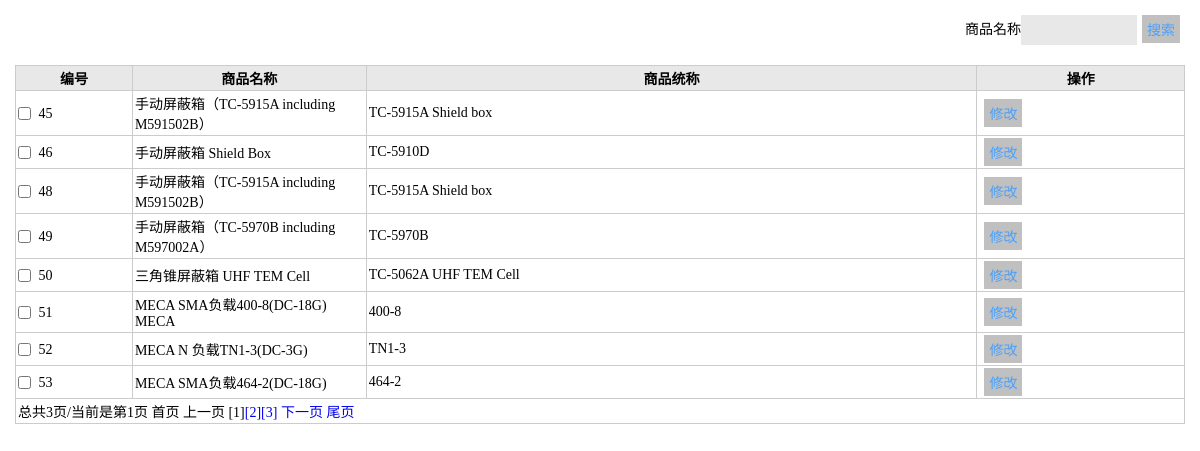
The app's page /admin/listModels.php (signed in) with its own data.
### tables this page shows
CREATE TABLE `product` (
  `id` int(10) unsigned NOT NULL AUTO_INCREMENT,
  `pName` varchar(50) NOT NULL COMMENT '商品中文名称',
  `pSn` varchar(50) NOT NULL COMMENT '商品英文名称',
  `pNum` varchar(50) NOT NULL COMMENT '商品型号',
  `rePNum` varchar(100) DEFAULT NULL COMMENT '关联商品型号',
  `price` decimal(10,2) NOT NULL COMMENT '价格',
  `pAbstract` text COMMENT '商品简介',
  `pDesc` text COMMENT '描述',
  `pStandard` text COMMENT '商品规格参数',
  `pubTime` int(10) unsigned NOT NULL COMMENT '发布时间',
  `pShow` smallint(5) DEFAULT '0' COMMENT '展示商品编号(1-2)',
  `pRecommend` smallint(5) DEFAULT '0' COMMENT '推荐商品编号(1-16)',
  `small_cId` smallint(5) unsigned NOT NULL COMMENT '商品小类id',
  `big_cId` smallint(5) unsigned NOT NULL COMMENT '商品大类id',
  `bra_cId` smallint(5) unsigned NOT NULL COMMENT '品牌分类id',
  PRIMARY KEY (`id`)
);

### lib/mysql.func.php (called while the page is built, shortened)
<?php
function fetchAll($sql,$result_type=MYSQL_ASSOC){
	$result=mysql_query($sql);
	while(@$row=mysql_fetch_array($result,$result_type)){
		$rows[]=$row;
	}
	return $rows;
}
function getResultNum($sql){
	$result=mysql_query($sql);
	return mysql_num_rows($result);
}

### admin/listModels.php (the view, shortened to what this page needs)
<?php
$where = $page_where = "";
$sql = "select id,pName,pNum from product where 1 {$where}";
$totalRows=getResultNum($sql);
$pageSize=8;
$totalPage=ceil($totalRows/$pageSize);
$page = $_REQUEST['page']?(int)$_REQUEST['page']:1;
$offset=($page-1)*$pageSize;
$sql = "select id,pName,pNum from product where 1 {$where} order by id asc limit {$offset},{$pageSize}";
$rows=fetchAll($sql);
?>
<!doctype html>
<html>
<head>
<link rel="stylesheet" href="styles/backstage.css">
</head>
<body>
	<div class="details">
		<div class="details_operation clearfix">
			<div class="fr">
				<div class="text">
					<span>商品名称</span>
					<input type="text" value="<?php echo $_REQUEST['pName'];?>" class="search" id="pName">
				</div>
				<div class="fr"><input type="button" value="搜索" class="btn" onclick="search()"> </div>
			</div>
		</div>
		<table class="table" cellspacing="0" cellpadding="0">
			<thead>
				<tr>
					<th width="10%">编号</th>
					<th width="20%">商品名称</th>
					<th>商品统称</th>
					<th>操作</th>
				</tr>
			</thead>
			<tbody>
            	<?php foreach($rows as $row):?>
            	<tr>
					<td>
						<input type="checkbox" id="c<?php echo $row['id'];?>" class="check" value=<?php echo $row['id'];?>>
						<label for="c1" class="label"><?php echo $row['id'];?></label>
					</td>
					<td><?php echo $row['pName']; ?></td>
					<td><?php echo $row['pNum']; ?></td>
					<td>
						<input type="button" value="修改" class="btn" onclick="editModels(<?php echo $row['id'];?>)">
					</td>
				</tr>
                <?php  endforeach;?>
                <?php if($totalRows>$pageSize):?>
                <tr>
                     <td colspan="5"><?php echo showPage($page, $totalPage,$page_where);?></td>
                </tr>
                <?php endif;?>
			</tbody>
		</table>
	</div>
</body>
</html>

### admin/styles/backstage.css (style rules this page uses)
* { margin: 0;padding: 0; }
input,select,textarea { outline: none;border: none; background: none; }
.clearfix:after, .clearfix:before { content: ""; display: table; }
.clearfix:after { clear: both; }
.clearfix { zoom:1; }
.fr { float: right; }
.details_operation { margin-bottom: 20px; }
.details { padding: 15px; font-family: "微软雅黑"; }
.text { float: left; margin-left: 20px; display: inline; }
.text span { line-height: 30px; font-size: 14px; float:left; }
.search { width: 100px; height: 30px; line-height: 30px\9; background-color: #E8E8E8; padding: 0 8px; }
.table { border-collapse: collapse; width: 100%; font-size: 14px; }
.table th { background-color: #E8E8E8; }
.table th, .table td { border: solid 1px #ccc; padding: 2px; }
.label,.check { vertical-align: middle; }
.check { margin-right: 4px; }
.btn { padding: 4px 5px; margin:0 5px;background-color: #c0c0c0;font-family: "微软雅黑"; font-size: 14px; color:#4ba0fa }

### records on screen
product: id "45", pName "手动屏蔽箱（TC-5915A including M591502B）", pNum "TC-5915A Shield box"
product: id "46", pName "手动屏蔽箱 Shield Box", pNum "TC-5910D"
product: id "48", pName "手动屏蔽箱（TC-5915A including M591502B）", pNum "TC-5915A Shield box"
product: id "49", pName "手动屏蔽箱（TC-5970B including M597002A）", pNum "TC-5970B"
product: id "50", pName "三角锥屏蔽箱 UHF TEM Cell", pNum "TC-5062A UHF TEM Cell"
product: id "51", pName "MECA SMA负载400-8(DC-18G) MECA", pNum "400-8"
product: id "52", pName "MECA N 负载TN1-3(DC-3G)", pNum "TN1-3"
product: id "53", pName "MECA SMA负载464-2(DC-18G)", pNum "464-2"

### other values on screen
showPage($page, $totalPage,$page_where) "总共3页/当前是第1页"
